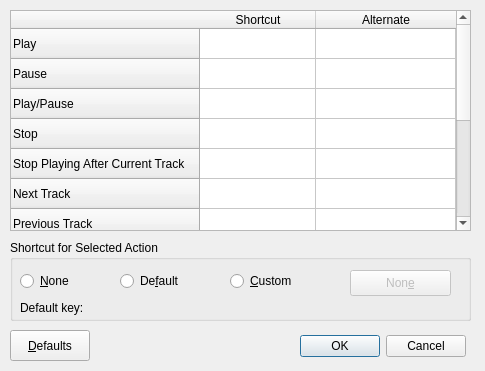
<?xml version="1.0" encoding="UTF-8"?>
<ui version="4.0">
 <class>ShortcutsDialog</class>
 <widget class="QDialog" name="ShortcutsDialog">
  <property name="geometry">
   <rect>
    <x>0</x>
    <y>0</y>
    <width>485</width>
    <height>371</height>
   </rect>
  </property>
  <property name="windowTitle">
   <string>Configure Shortcuts</string>
  </property>
  <widget class="QTableWidget" name="tableWidget">
   <property name="geometry">
    <rect>
     <x>10</x>
     <y>10</y>
     <width>461</width>
     <height>221</height>
    </rect>
   </property>
   <property name="editTriggers">
    <set>QAbstractItemView::NoEditTriggers</set>
   </property>
   <property name="showDropIndicator" stdset="0">
    <bool>true</bool>
   </property>
   <property name="gridStyle">
    <enum>Qt::SolidLine</enum>
   </property>
   <attribute name="horizontalHeaderCascadingSectionResizes">
    <bool>false</bool>
   </attribute>
   <attribute name="horizontalHeaderDefaultSectionSize">
    <number>116</number>
   </attribute>
   <attribute name="horizontalHeaderMinimumSectionSize">
    <number>24</number>
   </attribute>
   <attribute name="horizontalHeaderShowSortIndicator" stdset="0">
    <bool>false</bool>
   </attribute>
   <attribute name="horizontalHeaderStretchLastSection">
    <bool>true</bool>
   </attribute>
   <row>
    <property name="text">
     <string>Play</string>
    </property>
   </row>
   <row>
    <property name="text">
     <string>Pause</string>
    </property>
   </row>
   <row>
    <property name="text">
     <string>Play/Pause</string>
    </property>
   </row>
   <row>
    <property name="text">
     <string>Stop</string>
    </property>
   </row>
   <row>
    <property name="text">
     <string>Stop Playing After Current Track</string>
    </property>
   </row>
   <row>
    <property name="text">
     <string>Next Track</string>
    </property>
   </row>
   <row>
    <property name="text">
     <string>Previous Track</string>
    </property>
   </row>
   <row>
    <property name="text">
     <string>Increase Volume</string>
    </property>
   </row>
   <row>
    <property name="text">
     <string>Decrease Volume</string>
    </property>
   </row>
   <row>
    <property name="text">
     <string>Mute Volume</string>
    </property>
   </row>
   <row>
    <property name="text">
     <string>Seek Forwards</string>
    </property>
   </row>
   <row>
    <property name="text">
     <string>Seek Backwards</string>
    </property>
   </row>
   <column>
    <property name="text">
     <string>Shortcut</string>
    </property>
   </column>
   <column>
    <property name="text">
     <string>Alternate</string>
    </property>
   </column>
  </widget>
  <widget class="QPushButton" name="button_defaults">
   <property name="geometry">
    <rect>
     <x>10</x>
     <y>330</y>
     <width>80</width>
     <height>31</height>
    </rect>
   </property>
   <property name="text">
    <string>&amp;Defaults</string>
   </property>
  </widget>
  <widget class="QGroupBox" name="shortcut_options">
   <property name="enabled">
    <bool>true</bool>
   </property>
   <property name="geometry">
    <rect>
     <x>10</x>
     <y>240</y>
     <width>461</width>
     <height>81</height>
    </rect>
   </property>
   <property name="title">
    <string>Shortcut for Selected Action</string>
   </property>
   <widget class="QRadioButton" name="radio_none">
    <property name="enabled">
     <bool>true</bool>
    </property>
    <property name="geometry">
     <rect>
      <x>10</x>
      <y>30</y>
      <width>91</width>
      <height>22</height>
     </rect>
    </property>
    <property name="text">
     <string>&amp;None</string>
    </property>
   </widget>
   <widget class="QRadioButton" name="radio_default">
    <property name="geometry">
     <rect>
      <x>110</x>
      <y>30</y>
      <width>93</width>
      <height>22</height>
     </rect>
    </property>
    <property name="text">
     <string>De&amp;fault</string>
    </property>
   </widget>
   <widget class="QRadioButton" name="radio_custom">
    <property name="geometry">
     <rect>
      <x>220</x>
      <y>30</y>
      <width>111</width>
      <height>22</height>
     </rect>
    </property>
    <property name="text">
     <string>&amp;Custom</string>
    </property>
   </widget>
   <widget class="QPushButton" name="button_custom">
    <property name="enabled">
     <bool>false</bool>
    </property>
    <property name="geometry">
     <rect>
      <x>340</x>
      <y>30</y>
      <width>101</width>
      <height>26</height>
     </rect>
    </property>
    <property name="text">
     <string>Non&amp;e</string>
    </property>
   </widget>
   <widget class="QLabel" name="label">
    <property name="geometry">
     <rect>
      <x>10</x>
      <y>60</y>
      <width>431</width>
      <height>16</height>
     </rect>
    </property>
    <property name="text">
     <string>Default key:</string>
    </property>
   </widget>
  </widget>
  <widget class="QDialogButtonBox" name="button_box">
   <property name="geometry">
    <rect>
     <x>300</x>
     <y>330</y>
     <width>166</width>
     <height>32</height>
    </rect>
   </property>
   <property name="standardButtons">
    <set>QDialogButtonBox::Cancel|QDialogButtonBox::Ok</set>
   </property>
  </widget>
 </widget>
 <tabstops>
  <tabstop>tableWidget</tabstop>
  <tabstop>radio_none</tabstop>
  <tabstop>radio_default</tabstop>
  <tabstop>radio_custom</tabstop>
  <tabstop>button_custom</tabstop>
  <tabstop>button_defaults</tabstop>
 </tabstops>
 <resources/>
 <connections>
  <connection>
   <sender>radio_custom</sender>
   <signal>clicked(bool)</signal>
   <receiver>button_custom</receiver>
   <slot>setEnabled(bool)</slot>
   <hints>
    <hint type="sourcelabel">
     <x>299</x>
     <y>273</y>
    </hint>
    <hint type="destinationlabel">
     <x>378</x>
     <y>286</y>
    </hint>
   </hints>
  </connection>
  <connection>
   <sender>radio_default</sender>
   <signal>clicked(bool)</signal>
   <receiver>button_custom</receiver>
   <slot>setDisabled(bool)</slot>
   <hints>
    <hint type="sourcelabel">
     <x>175</x>
     <y>281</y>
    </hint>
    <hint type="destinationlabel">
     <x>418</x>
     <y>276</y>
    </hint>
   </hints>
  </connection>
  <connection>
   <sender>radio_none</sender>
   <signal>clicked(bool)</signal>
   <receiver>button_custom</receiver>
   <slot>setDisabled(bool)</slot>
   <hints>
    <hint type="sourcelabel">
     <x>79</x>
     <y>276</y>
    </hint>
    <hint type="destinationlabel">
     <x>431</x>
     <y>290</y>
    </hint>
   </hints>
  </connection>
 </connections>
 <buttongroups>
  <buttongroup name="buttonGroup"/>
 </buttongroups>
</ui>
